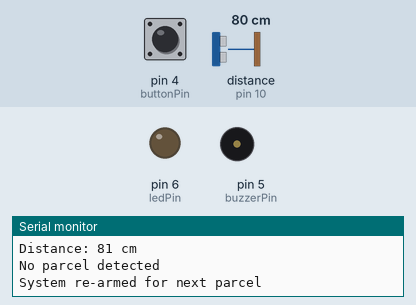
Bench run of a sketch on a simulated Arduino Uno, built with avr-gcc and run on an emulated ATmega328P. Parts: output pins drawn as LEDs (lit = HIGH), buzzer (waves = sounding, pin HIGH), the last lines printed to the serial monitor. The inputs (shaded band) are chosen by the test bench; at power-on: distance to the obstacle (sensor on pin 10) 80 cm, pin 4 (buttonPin) HIGH. The echo pulse lasts 58.3 µs per cm.

Above: at 2.7 s.
2.8 s: distance to the obstacle (sensor on pin 10) set to 33 cm
4.3 s: distance to the obstacle (sensor on pin 10) set to 26 cm
At 5.6 s:
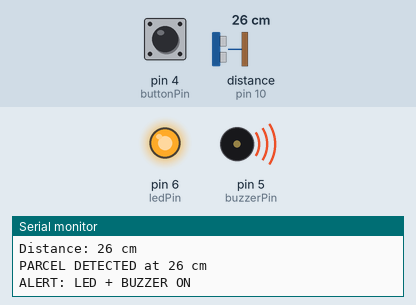
5.9 s: pin 4 (buttonPin) pulled LOW for 0.3 s
At 6.19 s:
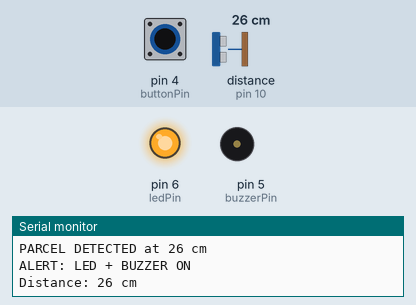
Timing chart, 0 to 8.9 s (numbered marks = the images above; inputs shaded):
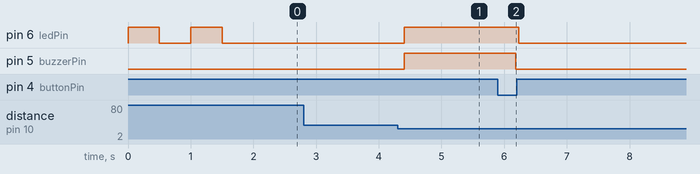

Measured:
- the behaviour switches between 30 and 29 cm on distance to the obstacle (sensor on pin 10) (found by bisection; images 0 and 1)
- after the input at 4.3 s, pin 6 (ledPin), pin 5 (buzzerPin): LOW → HIGH after 0.10 s
- after the input at 5.9 s, pin 6 (ledPin): HIGH → LOW after 0.33 s; pin 5 (buzzerPin): HIGH → LOW after 0.28 s

The sketch:

parcel_monitor.ino
```cpp
// Smart Doorstep Parcel Monitor
// Introduction to IoT - PBL (Adapted from Smart Pet Feeder)
// Original Author: C. Mendes
// Modified for: Parcel Detection System
// Date: April 29th, 2025

/* ───── Library ───── */
#include <NewPing.h> // Handles HC-SR04 timing and distance math

/* ───── PIN DEFINITIONS ───── */
const int triggerPin = 11;
const int echoPin    = 10;
const int ledPin     = 6;
const int buzzerPin  = 5;
const int buttonPin  = 4;    // push-button override (active-LOW)

/* ───── CONSTANTS ───── */
const int maxDistance = 200;  // maximum distance to measure (cm) - increased for doorstep range
const int threshold   = 30;   // parcel considered present if distance < threshold (cm)

/* ───── GLOBAL STATE ───── */
NewPing sonar(triggerPin, echoPin, maxDistance);

bool alertSilenced   = false;   // true → alert muted until parcel is removed
bool prevButtonState = HIGH;    // for edge detection (HIGH = not pressed)

/* ───── FUNCTION DECLARATIONS ───── */
long checkDistance();
void triggerAlert(bool alert);
void handleButton(bool parcelPresent);

/* ───── SETUP ───── */
void setup() {
  pinMode(ledPin,    OUTPUT);
  pinMode(buzzerPin, OUTPUT);
  pinMode(buttonPin, INPUT_PULLUP);   // internal pull-up
  Serial.begin(9600);

  // Startup indication
  digitalWrite(ledPin, HIGH);
  delay(500);
  digitalWrite(ledPin, LOW);
  delay(500);
  digitalWrite(ledPin, HIGH);
  delay(500);
  digitalWrite(ledPin, LOW);
  Serial.println("Smart Doorstep Parcel Monitor Ready");
}

/* ───── MAIN LOOP ───── */
void loop() {
  /* 1. Measure distance */
  long distance = checkDistance();     // in cm

  /* 2. Determine if a parcel is present */
  bool parcelPresent;
  if (distance < threshold && distance != 0) {
    parcelPresent = true;              // parcel detected at doorstep
    Serial.print("PARCEL DETECTED at ");
    Serial.print(distance);
    Serial.println(" cm");
  } else {
    parcelPresent = false;             // no parcel, doorstep clear
    Serial.println("No parcel detected");
  }

  /* 3. Handle push-button toggle (mutes alert while parcel is present) */
  handleButton(parcelPresent);

  /* 4. Alert logic */
  if (parcelPresent && !alertSilenced) {
    triggerAlert(true);                // buzzer + LED ON
  } else {
    triggerAlert(false);               // buzzer + LED OFF
  }

  /* 5. Auto-re-arm alert once parcel is removed */
  if (!parcelPresent) {
    alertSilenced = false;             // alerts enabled for next parcel delivery
    Serial.println("System re-armed for next parcel");
  }

  delay(200);  // loop delay
}

/* ─────────────────────────────────── */
/* Measure distance (cm) with NewPing  */
long checkDistance() {
  delay(50);                             // sensor settling time
  long dist = sonar.ping_cm();           // 0 if out of range
  if (dist == 0) {
    dist = maxDistance;                  // treat as "no object detected"
  }
  Serial.print("Distance: ");
  Serial.print(dist);
  Serial.println(" cm");
  return dist;
}

/* Turn LED & buzzer ON or OFF */
void triggerAlert(bool alert) {
  if (alert) {
    digitalWrite(ledPin, HIGH);
    digitalWrite(buzzerPin, HIGH);  // active buzzer sounds
    Serial.println("ALERT: LED + BUZZER ON");
  } else {
    digitalWrite(ledPin, LOW);
    digitalWrite(buzzerPin, LOW);   // silence buzzer
  }
}

/* Edge-detect push-button and set alertSilenced */
void handleButton(bool parcelPresent) {
  bool buttonPressed;

  /* Read buttonPin (LOW when pressed) */
  int rawState = digitalRead(buttonPin);
  if (rawState == LOW) {
    buttonPressed = true;
  } else {
    buttonPressed = false;
  }

  /* rising-edge detection: pressed now, was not pressed last loop */
  if (buttonPressed && prevButtonState == HIGH && parcelPresent) {
    alertSilenced = true;               // mute alert until parcel removed
    digitalWrite(buzzerPin, LOW);       // immediate silence
    Serial.println("Alert silenced by button. System will re-arm when parcel is removed.");
  }

  prevButtonState = buttonPressed;      // update state for next loop
}
```
